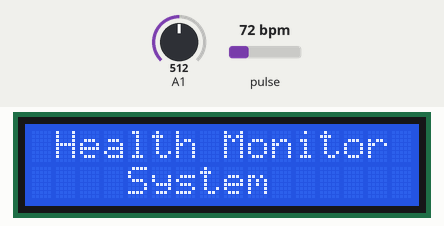
Simulated run of this sketch. Board: Arduino Uno, built with avr-gcc and run on an emulated ATmega328P. Shown: 16×2 character LCD. Inputs (shaded band) come from the test bench; at power-on: A1 = 512, pulse 72 bpm. The modem accepts every AT command (registered, SIM ready, sends succeed) and sends nothing else; what the sketch prints to the serial monitor is not drawn.

Above: at 0.1 s.
At 3.3 s:
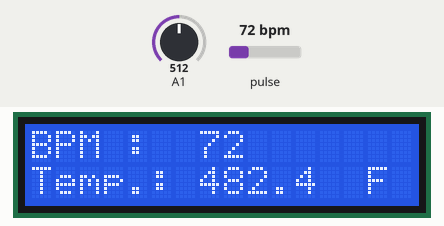

The sketch:

code.ino
```cpp
#define USE_ARDUINO_INTERRUPTS true
#include <SoftwareSerial.h>
#include<LiquidCrystal.h>
#include <PulseSensorPlayground.h>     // Includes the PulseSensorPlayground Library.

String APIKEY = "PZSIOY00O197S6XY" ;
String SSID = "XXXXXXXX"  ;   // "SSID-WiFiname"
String PASS =  "XXXXXXXX"; // "Wi-Fi password"
String IP =  "184.106.153.149"    ;  // thingspeak.com IP Address

// Variables
const int PulseWire = A0;
const int LED13 = 13;          // The on-board Arduino LED, close to PIN 13.
int Threshold = 550;
String BPM;
String temp;

// Instances
SoftwareSerial esp8266(2,3);      // arduino RX pin=2  arduino TX pin=3
PulseSensorPlayground pulseSensor;
LiquidCrystal lcd(8,9,10,11,12,13);

byte degree[8] =
{
0b00011,
0b00011,
0b00000,
0b00000,
0b00000,
0b00000,
0b00000,
0b00000
};

//=====================================Sending BPM to ThingSpeak===========================================//
void thingSpeakWrite(){
  String cmd = "AT+CIPSTART=\"TCP\",\"";                  // TCP connection
  cmd += IP;                               // api.thingspeak.com
  cmd += "\",80";
  Serial.println(cmd);
  esp8266.println(cmd);

  if(esp8266.find("Error")){
    Serial.println("AT+CIPSTART error");
    return false;
  }

  String getStr = "GET /update?api_key=";   // prepare GET string
  getStr += APIKEY;
  getStr +="&field1=";
  getStr += BPM;
  getStr +="&field2=";
  getStr += temp;
  getStr += "\r\n\r\n";

  // send data length
  cmd = "AT+CIPSEND=";
  cmd += String(getStr.length());
  esp8266.println(cmd);
  Serial.println(cmd);
  delay(80);

  if(esp8266.find(">")){
    esp8266.print(getStr);
    Serial.print(getStr);
  }
  else{
    esp8266.println("AT+CIPCLOSE");
    Serial.println("AT+CIPCLOSE");
    return false;
  }
  return true;
}


//====================================Doing the Setup=======================================================//

void setup() {
  Serial.begin(9600); // enable software serial
  esp8266.begin(115200);
  pulseSensor.analogInput(PulseWire);
  pulseSensor.blinkOnPulse(LED13);       //auto-magically blink Arduino's LED with heartbeat.
  pulseSensor.setThreshold(Threshold);

  lcd.begin(16,2);
  lcd.createChar(1, degree);
  lcd.setCursor(0,0);
  lcd.print(" Health Monitor");
  lcd.setCursor(0,1);
  lcd.print("    System    ");
  delay(2000);

  if (pulseSensor.begin()) {
    Serial.println("We created a pulseSensor Object !");  //This prints one time at Arduino power-up,  or on Arduino reset.
  }

//NOTE: For running the code first time uncomment the following lines//

/*esp8266.println("AT+RST");         // Enable this line to reset the module;
  delay(2000);*/


  if(esp8266.available()){
    connectWifi();
  }
  else{
    Serial.println("Wi-Fi Connection Error!");
  }

}

//====================================Connecting to Wi-Fi=====================================================//
boolean connectWifi(){
  Serial.println("AT");
  esp8266.println("AT");
  delay(4000);

  Serial.println("AT+CWMODE=1");
  esp8266.println("AT+CWMODE=1");   // set esp8266 as client
  delay(2000);
    //showResponse(1000);

  Serial.println("AT+CWJAP=\""+SSID+"\",\""+PASS+"\"");
  esp8266.println("AT+CWJAP=\""+SSID+"\",\""+PASS+"\"");  // set your home router SSID and password
  delay(5000);
    //showResponse(5000);
  if(esp8266.find("OK")){
    Serial.println("Setup completed");
    return true;
  }
  else{
    return false;
  }
}

//====================================Looping through the readings============================================//
void loop() {
   float reading=analogRead(A1);
   float tempC=reading*(5.0/1023.0)*100;
   float tempF = (tempC * 9.0 / 5.0) + 32.0;
   char buffer1[10];
   char buffer2[10];

   int myBPM = pulseSensor.getBeatsPerMinute();  // Calls function on our pulseSensor object that returns BPM as an "int". "myBPM" hold this BPM value now.

   if (pulseSensor.sawStartOfBeat()) {            // Constantly test to see if "a beat happened".
   Serial.println("A beat happened");
    }
   delay(20);
   BPM = dtostrf(myBPM, 4, 1, buffer1);
   temp = dtostrf(tempF, 4, 1, buffer2);// Print the value inside of myBPM.

    if (isnan(tempF)) {
      Serial.println("Failed to read from Temperature sensor");
      }
    else{
      Serial.println("BPM="+String(BPM)+" BPM");
      Serial.println("Temp="+String(temp)+" *F");
      thingSpeakWrite();
      lcd.clear();
      lcd.setCursor(0,0);
      lcd.print("BPM :");
      lcd.setCursor(7,0);
      lcd.print(myBPM);
      lcd.setCursor(0,1);
      lcd.print("Temp.:");
      lcd.setCursor(7,1);
      lcd.print(temp);
      lcd.setCursor(13,1);
      lcd.print(" F");
    }
  //thingspeak needs 15 sec delay between updates,
  delay(15000);
}
```
